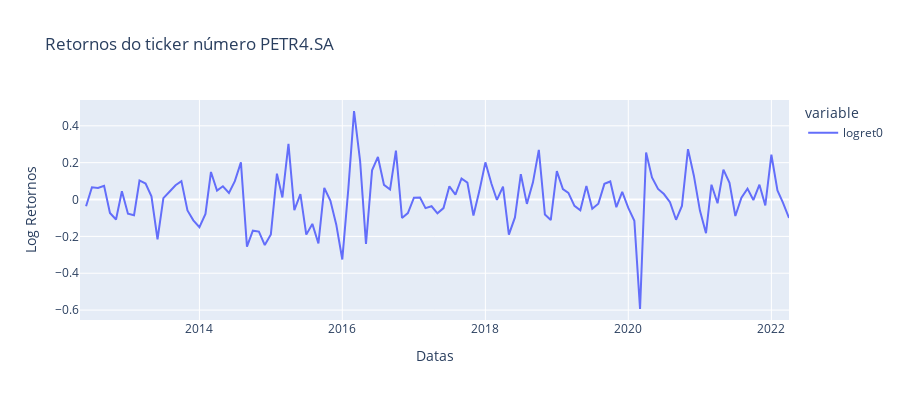
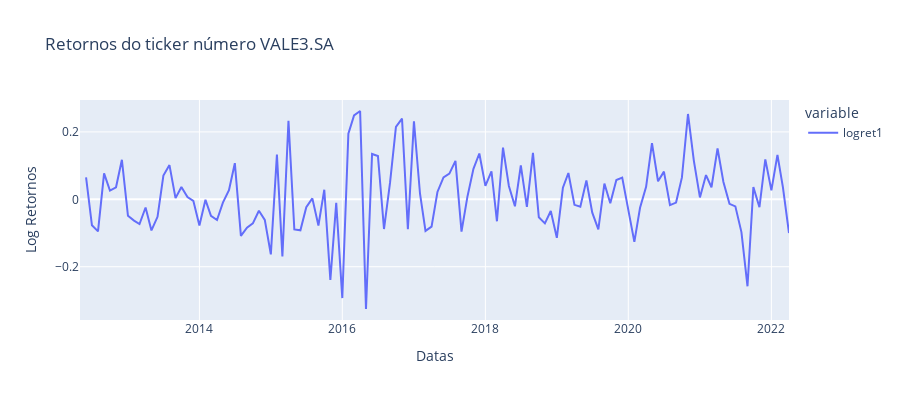
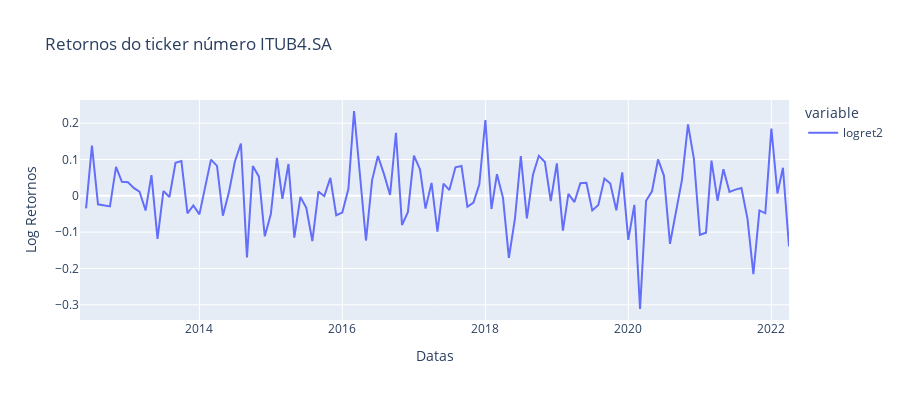
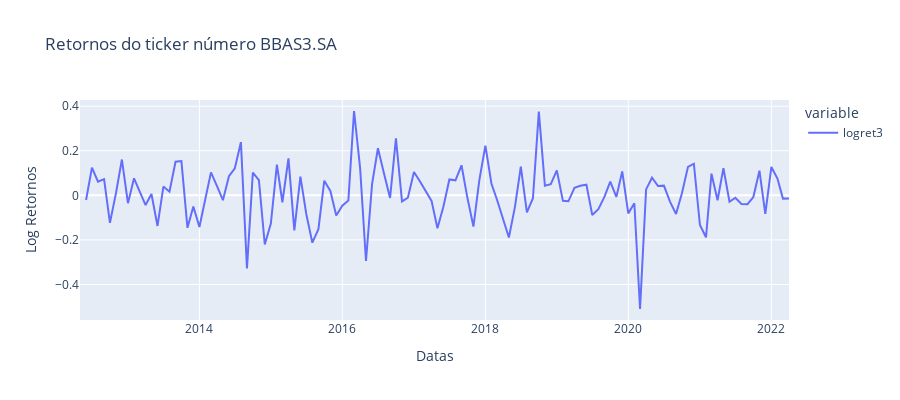

Notebook code for these charts, in order:
### Markdown cell above
### Plotting returns

### Code cell
for n in range(0,len(tickers)):
    fig = px.line(raw[n]["logret{0}".format(n)],
                  title = "Retornos do ticker número {0}".format(tickers[n]),
                  labels={'formatted_date':'Datas', 'value':'Log Retornos'},
                  height = 400)
    fig.show()
